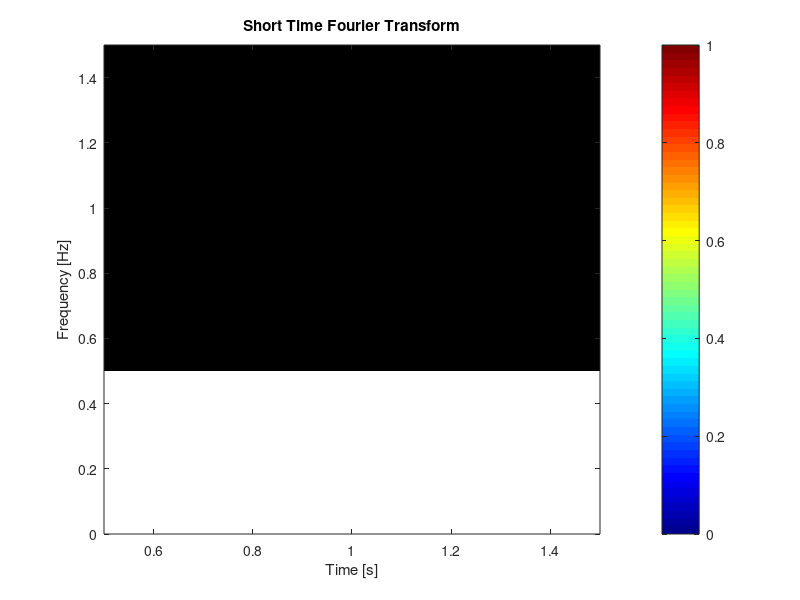

Recreate this plot in MATLAB. (Note: this script raises an error after producing the figure.)
function handlesHeartbeat = initHeartbeatPlots()
%INITHEARTBEATPLOTS Summary of this function goes here
%   Detailed explanation goes here
% Figure 11 - Filtered Phase Differentiation
% figure(11)
% hFilt = plot(nan,nan);
% xlabel("Time [s]"); title("Filtered Phase Differentiation [rad/s]");

% Figure 12 - STFT
figure(12)
hSTFT = imagesc(nan); axis xy
colormap("jet"); colorbar
ylim([0 inf]);
title("Short Time Fourier Transform");
xlabel("Time [s]"); ylabel("Frequency [Hz]");
setFigSize([0.0 0.35 0.6 0.3])

% Figure 13 - Extracted Signal
figure(13)
hPred = plot(nan,nan); hold on
hAvail = plot(nan,nan,'LineWidth',2); hold off
title("Signal Extracted from STFT");
legend("Predicted","Available");
xlabel("Time [s]");
setFigSize([0.0 0.05 0.6 0.3])

% Figure 14 - Synchrosqueezed STFT
figure(14)
hImg = imagesc(nan); axis xy
colormap(flip(gray)); colorbar
hRidge = line(nan,nan,'Color','r','LineWidth',1.5,'LineStyle','--');
ylabel("Heart Rate [BPM]"); xlabel("Time [s]");
title("Synchrosqueezed STFT");
setFigSize([0.6 0.05 0.4 0.5])

% zapisz uchwyty w strukturze
% handlesHeartbeat.filteredPhase = hFilt;
handlesHeartbeat.stft = hSTFT;
handlesHeartbeat.extractedSignal.pred = hPred;
handlesHeartbeat.extractedSignal.avail = hAvail;
handlesHeartbeat.sstft.img = hImg;
handlesHeartbeat.sstft.ridge = hRidge;
end
